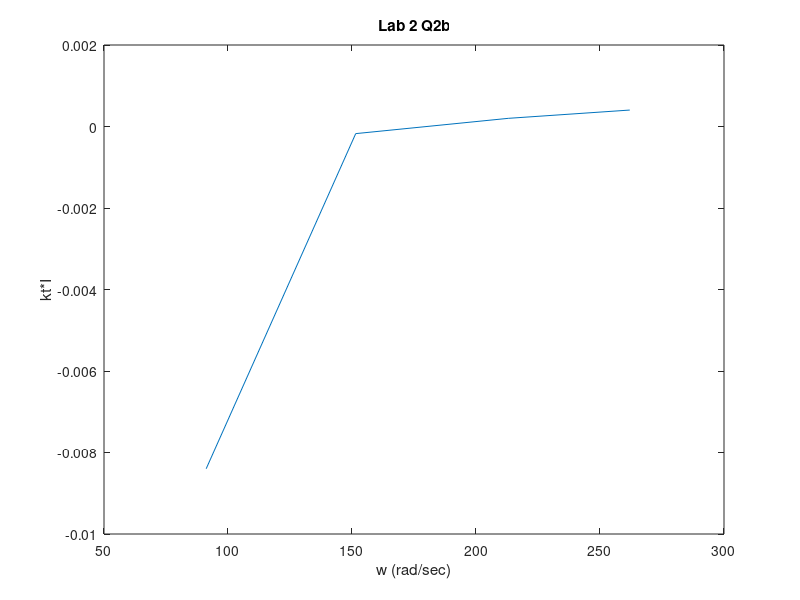

Recreate this plot in MATLAB.
k=[-0.0116 -0.00218 0.00234 0.00447];
w=[91.2 151.5 213 262];
I=[0.0724; 0.0801; 0.0856; 0.0903];

kt=[(-0.116*0.0724) (-0.00218*0.0801) (0.00234*0.0856) (0.00447*0.0903)];

plot(w,kt);
hold on
xlabel('w (rad/sec)')
ylabel('kt*I')
title('Lab 2 Q2b')